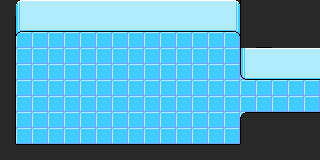

Rendered tile map (Tiled .tmx) drawn with the repository's tilesets; below, a short description and the full map source, tile grids included:
An orthogonal 20x10 tile map with 16x16 px tiles, 4 tile layers (Tile Layer 1, Tile Layer 2, Tile Layer 3, Tile Layer 4).

<map version="1.4" tiledversion="1.4.2" orientation="orthogonal" renderorder="right-down" width="20" height="10" tilewidth="16" tileheight="16" infinite="0" nextlayerid="5" nextobjectid="1">
 <tileset firstgid="1" source="lab.tsx" />
 <layer id="1" name="Tile Layer 1" width="20" height="10">
  <data encoding="csv">
71,71,102,102,102,102,102,102,102,102,102,102,102,102,102,102,102,102,102,103,
81,101,102,102,102,102,102,102,102,102,102,102,102,102,2,102,102,102,103,113,
101,2,2,2,2,2,2,2,2,2,2,2,2,2,2,2,102,102,102,103,
111,2,2,2,2,2,2,2,2,2,2,2,2,2,2,2,112,112,112,113,
111,2,2,2,2,2,2,2,2,2,2,2,2,2,2,2,2,112,112,113,
111,2,2,2,2,2,2,2,2,2,2,2,2,2,2,2,2,2,2,2,
111,2,2,2,2,2,2,2,2,2,2,2,2,2,2,2,2,2,2,2,
111,2,2,2,2,2,2,2,2,2,2,2,2,2,2,2,2,2,2,2,
111,2,2,2,2,2,2,2,2,2,2,2,2,2,2,2,112,112,112,113,
121,2,2,2,122,122,122,122,122,122,122,122,122,122,122,122,122,122,122,123
</data>
 </layer>
 <layer id="2" name="Tile Layer 2" width="20" height="10">
  <data encoding="csv">
71,42,42,42,42,42,42,42,42,42,42,42,42,42,42,42,42,42,42,72,
81,52,52,52,52,52,52,52,52,52,52,52,52,52,52,52,52,52,52,82,
91,0,0,0,0,0,0,0,0,0,0,0,0,0,0,0,0,0,0,92,
0,0,0,0,0,0,0,0,0,0,0,0,0,0,0,0,0,0,0,0,
0,0,0,0,0,0,0,0,0,0,0,0,0,0,0,0,0,0,0,0,
0,0,0,0,0,0,0,0,0,0,0,0,0,0,0,0,0,0,0,0,
0,0,0,0,0,0,0,0,0,0,0,0,0,0,0,0,0,0,0,0,
0,0,0,0,0,0,0,0,0,0,0,0,0,0,0,0,0,0,0,0,
0,0,0,0,0,0,0,0,0,0,0,0,0,0,0,0,0,0,0,0,
0,0,0,0,0,0,0,0,0,0,0,0,0,0,0,0,0,0,0,0
</data>
 </layer>
 <layer id="3" name="Tile Layer 3" width="20" height="10">
  <data encoding="csv">
0,0,0,0,0,0,0,0,0,0,0,0,0,0,0,0,0,0,0,0,
0,0,0,0,0,0,0,0,0,0,0,0,0,0,0,0,0,0,0,0,
0,0,0,0,0,0,0,0,0,0,0,0,0,0,0,0,0,0,0,0,
0,0,0,0,0,0,0,0,0,0,0,0,0,0,0,0,0,0,0,0,
0,0,0,0,0,0,0,0,0,0,0,0,0,0,0,0,0,0,0,0,
0,0,0,0,0,0,0,0,0,0,0,0,0,0,0,0,0,0,0,0,
0,0,0,0,0,0,0,0,0,0,0,0,0,0,0,0,0,0,0,0,
0,0,0,0,0,0,0,0,0,0,0,0,0,0,0,0,0,0,0,0,
0,0,0,0,0,0,0,0,0,0,0,0,0,0,0,0,0,0,0,0,
0,0,0,0,0,0,0,0,0,0,0,0,0,0,0,0,0,0,0,0
</data>
 </layer>
 <layer id="4" name="Tile Layer 4" width="20" height="10">
  <data encoding="csv">
22,71,0,0,0,0,0,0,0,0,0,0,0,0,72,21,22,22,22,22,
23,81,0,0,0,0,0,0,0,0,0,0,0,0,82,21,22,22,22,22,
23,91,0,0,0,0,0,0,0,0,0,0,0,0,92,21,32,22,22,22,
23,0,0,0,0,0,0,0,0,0,0,0,0,0,0,41,42,42,42,42,
23,0,0,0,0,0,0,0,0,0,0,0,0,0,0,51,52,52,52,52,
23,0,0,0,0,0,0,0,0,0,0,0,0,0,0,0,0,0,0,0,
23,0,0,0,0,0,0,0,0,0,0,0,0,0,0,0,0,0,0,0,
23,0,0,0,0,0,0,0,0,0,0,0,0,0,0,11,12,12,12,12,
23,0,0,0,0,0,0,0,0,0,0,0,0,0,0,21,22,22,22,22,
22,12,12,12,12,12,12,12,12,12,12,12,12,12,12,22,22,22,22,22
</data>
 </layer>
</map>
